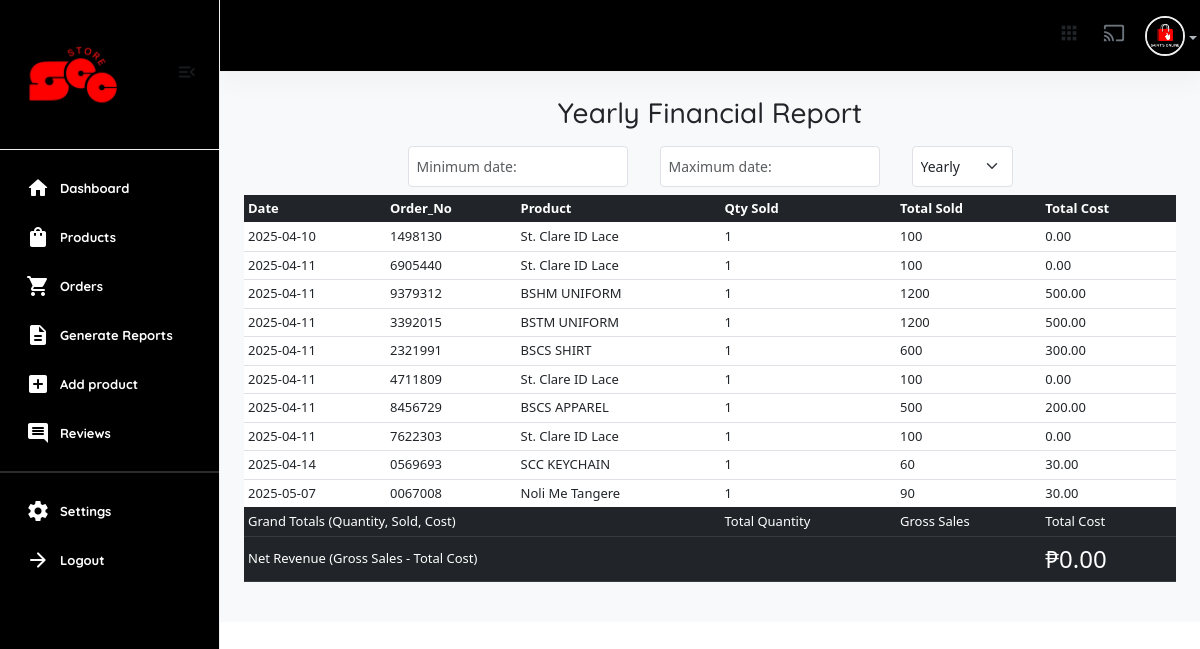
Page /useradmin/generate-reports/ (signed in) on the committed database.
### userauths/models.py (models this page shows, shortened)
class User(AbstractUser):
    email = models.EmailField(unique=True)
    username = models.CharField(max_length=100)
    bio = models.CharField(max_length=100)
    password = models.CharField(max_length=255)
    avatar = models.ImageField(upload_to='image/')
    USERNAME_FIELD = "email"
    REQUIRED_FIELDS = ['username']

class Profile(models.Model):
    user = models.OneToOneField(User, on_delete=models.CASCADE)
    image = models.ImageField(upload_to="image")
    full_name = models.CharField(max_length=200, null=True, blank=True)
    bio = models.CharField(max_length=200, null=True, blank=True)
    phone = models.CharField(max_length=200) # +234 (456) - 789
    address = models.CharField(max_length=200, null=True, blank=True)
    country = models.CharField(max_length=200, null=True, blank=True)
    relative_students = models.ManyToManyField(User, blank=True, related_name='parents', symmetrical=False)
    verified = models.BooleanField(default=False)

### core/models.py (models this page shows, shortened)
class Product(models.Model):
    pid = ShortUUIDField(unique=True, length=10, max_length=20, alphabet="abcdefgh12345")
    user = models.ForeignKey(User, on_delete=models.SET_NULL, null=True)
    category = models.ForeignKey(Category, on_delete=models.SET_NULL, null=True, related_name="category")
    vendor = models.ForeignKey(Vendor, on_delete=models.SET_NULL, null=True, related_name="product")
    title = models.CharField(max_length=100, default="Fresh Pear")
    image = models.ImageField(upload_to=user_directory_path, default="product.jpg")
    description = models.TextField(null=True, blank=True, default="This is the product")
    price = models.DecimalField(max_digits=12, decimal_places=2, default="0.00")
    old_price = models.DecimalField(max_digits=12, decimal_places=2, default="2.99", blank=True)
    vat = models.DecimalField(max_digits=12, decimal_places=2, default="0.00")
    cost = models.DecimalField(max_digits=12, decimal_places=2, default="0.00")
    specifications = models.TextField(null=True, blank=True)
    type = models.CharField(max_length=100, default="What is the product type?", null=True, blank=True)
    stock_count = models.IntegerField(default=0, null=True, blank=True)
    life = models.CharField(max_length=100, default="item life spand?", null=True, blank=True)
    mfd = models.DateField(auto_now_add=False, null=True, blank=True)
    tags = models.ManyToManyField(ProductTag, blank=True, related_name="products")
    product_status = models.CharField(choices=STATUS, max_length=100, default="In Review")
    status = models.BooleanField(default=True)
    in_stock = models.BooleanField(default=True)
    featured = models.BooleanField(default=True)
    digital = models.BooleanField(default=False)
    sku = ShortUUIDField(unique=True, length=4, max_length=10, prefix="sku", alphabet="abcdefgh")
    date = models.DateField(auto_now_add=True)
    updated = models.DateField(auto_now=True)
    class Meta:
        verbose_name_plural = "Product"

### useradmin/views.py (the view, shortened to what this page needs)
# urls.py: path("generate-reports/", views.reports, name="generate-reports"),
@user_passes_test(is_admin)
def reports(request, recurrent="Yearly"):
    user = request.user
    now = timezone.localtime()
    today = now.date()
    this_week_start = today - dt.timedelta(days=today.weekday())  # Monday
    this_month = now.month
    this_year = now.year
    order = CartOrder.objects.filter(paid_status=True).order_by("-id")
    total_revenue = CartOrder.objects.filter(paid_status=True).aggregate(price=Sum("price"))["price"] or 0
    daily_revenue = CartOrder.objects.filter(paid_status=True, order_date=today).aggregate(price=Sum("price"))["price"] or 0
    if recurrent == "Yearly":
        revenue = CartOrder.objects.filter(
            paid_status=True,
            order_date__year=this_year
        ).aggregate(price=Sum("price"))["price"] or 0
        sales = CartOrderProducts.objects.filter(
            order__paid_status=True,
            order__order_date__year=this_year
        ).annotate(
            order_num=Substr('order__oid', 2),  # Remove the '#' symbol (start from the second character)
            qty_sold=Sum('qty'),
            total_sold=Sum('total'),
            total_costing=Sum('cost'),
            order_date=F('order__order_date')  # Accessing the order_date field from CartOrder model
        ).values(
            'item',
            'order_num',  # This will contain the order number without the '#'
            'order_date',  # This will contain the order date
            'qty_sold',
            'total_sold',
            'total_cost'
        )
    total_orders_count = CartOrder.objects.count()
    all_products = Product.objects.all()
    all_categories = Category.objects.all()
    new_customers = User.objects.all().order_by("-id")[:6]
    latest_orders = CartOrder.objects.order_by("-id")[:10]
    context = {
        "user": user,
        "recurrent": recurrent,
        "total_revenue": total_revenue,
        "daily_revenue": daily_revenue,
        "revenue": revenue,
        "sales": sales,
        "all_products": all_products,
        "all_categories": all_categories,
        "new_customers": new_customers,
        "latest_orders": latest_orders,
        "total_orders_count": total_orders_count,
    }
    return render(request, "useradmin/generate-reports.html", context)

### core/context_processor.py (called while the page is built)
def default(request):
    categories = Category.objects.all()
    vendors = Vendor.objects.all()
    min_max_price = Product.objects.aggregate(Min("price"), Max("price"))
    try:
        address = Address.objects.get(user=request.user)
    except:
        address = None
    return {
        'categories': categories,
        'address':address,
        'vendors': vendors,
        'min_max_price':min_max_price
    }

### useradmin/views.py (called while the page is built)
def is_admin(user):
    return user.groups.filter(name='Staff').exists()

### templates/useradmin/generate-reports.html (shortened to what this page needs)
{% extends "useradmin/base.html" %}
{% load static %}
{% block content %}
<div class="p-4">
    <h3 class="text-center">{{recurrent}} Financial Report</h3>
    <table class="d-flex justify-content-center" border="0" cellspacing="5" cellpadding="5">
        <tbody class="text-center d-flex justify-content-center align-items-center">
            <tr class="mx-2 p-2">
                <td ><input class="form-control form-control-sm" type="text" id="min" name="min" placeholder="Minimum date:"></td>
            </tr>
            <tr class="mx-2 p-2">
                <td ><input class="form-control form-control-sm" type="text" id="max" name="max" placeholder="Maximum date:"></td>
            </tr>
            <tr class="mx-2 p-2">
                <td>
                    <select id="report-filter" class="form-select form-select-sm w-100">
                        <option value="Yearly" {% if recurrent == 'Yearly' %}selected{% endif %}>Yearly</option>
                    </select>
                </td>
            </tr>
        </tbody>
    </table>
    <table id="sales-table" class="table table-sm">
        <thead class="table-dark">
            <tr>
                <th>Date</th>
                <th>Order_No</th>
                <th>Product</th>
                <th>Qty Sold</th>
                <th>Total Sold</th>
                <th>Total Cost</th>
            </tr>
        </thead>
        <tbody>
        {% for item in sales %}
            <tr>
                <td>{{ item.order_date|date:"Y-m-d" }}</td>
                <td>{{ item.order_num }}</td>
                <td>{{ item.item }}</td>
                <td>{{ item.qty_sold }}</td>
                <td>{{ item.total_sold }}</td>
                <td>{{ item.total_cost }}</td>
            </tr>
        {% endfor %}
        </tbody>
        <tfoot class="table-dark">
            <tr>
                <th colspan="3">Grand Totals (Quantity, Sold, Cost)</th>
                <th id="total-qty">Total Quantity</th>
                <th id="total-sold">Gross Sales</th>
                <th id="total-cost">Total Cost</th>
            </tr>
            <tr>
                <th colspan="5">Net Revenue (Gross Sales - Total Cost)</th>
                <th class="fs-4" id="total-revenue">₱0.00</th>
            </tr>
        </tfoot>
    </table>
</div>
{% endblock %}

### templates/useradmin/base.html (shortened to what this page needs)
{% load static %}
<!DOCTYPE html>
<html lang="en">
    <head>
        <link href="{% static 'assets2/css/main.css' %}" rel="stylesheet" type="text/css" />
        <link rel="stylesheet" href="https://cdnjs.cloudflare.com/ajax/libs/font-awesome/6.0.0/css/all.min.css" />
        <link href="https://cdn.jsdelivr.net/npm/select2@4.0.13/dist/css/select2.min.css" rel="stylesheet" />
        <link href="https://cdn.datatables.net/v/bs5/moment-2.29.4/jszip-3.10.1/dt-2.2.2/af-2.7.0/b-3.2.2/b-html5-3.2.2/b-print-3.2.2/cr-2.0.4/date-1.5.5/fc-5.0.4/fh-4.0.1/kt-2.12.1/r-3.0.4/rg-1.5.1/rr-1.5.0/sc-2.4.3/sb-1.8.2/sp-2.3.3/sl-3.0.0/datatables.min.css" rel="stylesheet">
        <link href="https://cdn.jsdelivr.net/npm/bootstrap@5.0.2/dist/css/bootstrap.min.css" rel="stylesheet">
        <link rel="stylesheet" href="{% static 'css/dataTables.bootstrap4.min.css' %}">
        <link rel="stylesheet" href="https://cdn.datatables.net/buttons/2.4.2/css/buttons.bootstrap4.min.css">
        <link href="https://cdn.jsdelivr.net/npm/bootstrap@5.3.0/dist/css/bootstrap.min.css" rel="stylesheet">
        <link href="https://cdn.jsdelivr.net/npm/bootstrap-icons@1.10.5/font/bootstrap-icons.css" rel="stylesheet">
    </head>
    <body>
        <aside class="navbar-aside" id="offcanvas_aside">
            <div class="aside-top">
                <a href="{% url 'useradmin:dashboard' %}" class="brand-wrap">
                    <img src="{% static 'assets/imgs/theme/owshit.png' %}" class="logo" alt="E-commerce Dashboard" />
                </a>
                <div>
                    <button class="btn btn-icon btn-aside-minimize"><i class="text-muted material-icons md-menu_open"> </i></button>
                </div>
            </div>
            <nav>
                <ul class="menu-aside">
                    <li class="menu-item active">
                        <a class="menu-link" href="{% url 'useradmin:dashboard' %}">
                            <i class="icon material-icons md-home"></i>
                            <span class="text">Dashboard</span>
                        </a>
                    </li>
                    <li class="menu-item">
                        <a class="menu-link" href="{% url 'useradmin:dashboard-products' %}">
                            <i class="icon material-icons md-shopping_bag"></i>
                            <span class="text">Products</span>
                        </a>
                    </li>
                    <li class="menu-item">
                        <a class="menu-link" href="{% url 'useradmin:orders' %}">
                            <i class="icon material-icons md-shopping_cart"></i>
                            <span class="text">Orders</span>
                        </a>
                    </li>
                    <li class="menu-item ">
                        <a class="menu-link" href="{% url 'useradmin:generate-reports' %}">
                            <i class="icon material-icons md-description"></i>
                            <span class="text">Generate Reports</span>
                        </a>
                    </li>
                    <li class="menu-item ">
                        <a class="menu-link" href="{% url 'useradmin:dashboard-add-products' %}">
                            <i class="icon material-icons md-add_box"></i>
                            <span class="text">Add product</span>
                        </a>
                    </li>
                    <li class="menu-item">
                        <a class="menu-link" href="{% url 'useradmin:reviews'%}">
                            <i class="icon material-icons md-comment"></i>
                            <span class="text">Reviews</span>
                        </a>
                    </li>
                </ul>
                <hr />
                <ul class="menu-aside">
                    <li class="menu-item">
                        <a class="menu-link" href="{% url 'useradmin:settings' %}">
                            <i class="icon material-icons md-settings"></i>
                            <span class="text">Settings</span>
                        </a>
                    </li>
                    <li class="menu-item">
                        <a class="menu-link" href="{% url 'userauths:sign-out' %}">
                            <i class="icon material-icons md-arrow_forward"></i>
                            <span class="text">Logout</span>
                        </a>
                    </li>
                </ul>
                <br />
                <br />
            </nav>
        </aside>
        <main class="main-wrap">
             <header class="main-header navbar">
                <div class="col-nav">
                    <button class="btn btn-icon btn-mobile me-auto" data-trigger="#offcanvas_aside"><i class="material-icons md-apps"></i></button>
                    <ul class="nav">
                        <li class="nav-item">
                            <a href="#" class="requestfullscreen nav-link btn-icon"><i class="material-icons md-cast"></i></a>
                        </li>
                        <li class="dropdown nav-item">
                            <a class="dropdown-toggle" data-bs-toggle="dropdown" href="#" id="dropdownAccount" aria-expanded="false">
                                {% if request.user.profile.image %}
                                <img class="img-xs rounded-circle" src="{{request.user.profile.image.url}}" alt="User" />
                                {% else %}
                                <img class="img-xs rounded-circle" src="https://www.shutterstock.com/image-vector/vector-flat-illustration-grayscale-avatar-600nw-2281862025.jpg" alt="User" />
                                {% endif %}
                            </a>
                        </li>
                    </ul>
                </div>
            </header>
            {% block content %}
            {% endblock content %}
        </main>
    </body>
</html>

### rows in the picture
User: user.profile.image (picture)
Product: order_date "2025-04-11", order_num "6905440", item "St. Clare ID Lace", qty_sold "1", total_sold "100", total_cost "0.00", order_num "4711809", order_num "7622303"
Product: order_date "2025-04-11", order_num "9379312", item "BSHM UNIFORM", qty_sold "1", total_sold "1200", total_cost "500.00"
Product: order_date "2025-04-11", order_num "8456729", item "BSCS APPAREL", qty_sold "1", total_sold "500", total_cost "200.00"
Product: order_date "2025-04-14", order_num "0569693", item "SCC KEYCHAIN", qty_sold "1", total_sold "60", total_cost "30.00"
Product: order_date "2025-05-07", order_num "0067008", item "Noli Me Tangere", qty_sold "1", total_sold "90", total_cost "30.00"

### other values in the picture
{{ recurrent }} "Yearly"
{{ item.order_date|date:"Y-m-d" }} "2025-04-10" "2025-04-11" "2025-04-11"
{{ item.order_num }} "1498130" "3392015" "2321991"
{{ item.item }} "St. Clare ID Lace" "BSTM UNIFORM" "BSCS SHIRT"
{{ item.qty_sold }} "1" "1" "1"
{{ item.total_sold }} "100" "1200" "600"
{{ item.total_cost }} "0.00" "500.00" "300.00"
